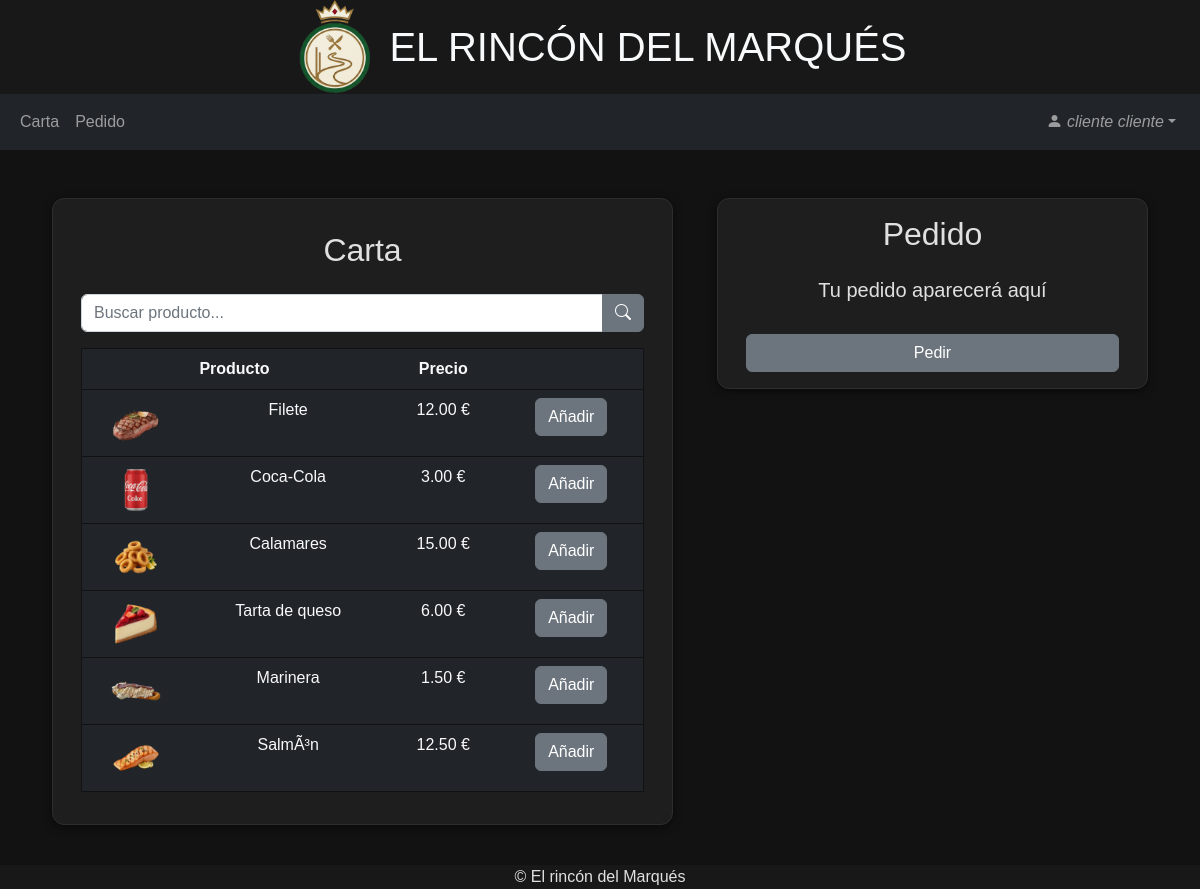
/cliente/carta.php (signed in), run on the app's committed database.
### tables this page shows
CREATE TABLE `producto` (
  `id` int(11) NOT NULL,
  `nombre` varchar(255) NOT NULL,
  `precio` decimal(10,2) NOT NULL,
  `stock` int(11) NOT NULL,
  `estado` int(11) NOT NULL COMMENT '0-Normal 1-Deshabilitado',
  `categoria` int(11) NOT NULL,
  `img` varchar(255) NOT NULL
);

### cliente/carta.php (the view, shortened to what this page needs)
<?php
include("ocuparMesa.php");
?>
<?php
include("../head.php");
?>
<body>
    <?php
    include("../header.php");
    ?>
    <?php
    include("navbarCliente.php");
    ?>
    <section class="d-flex align-items-center">
        <div class="container mt-5">
            <div class="row justify-content-center">
                <div class="col col-lg-7 col-xl-7 mb-3">
                    <div class="row justify-content-center caja text-center p-3">
                        <div class="col-12 mt-3 mb-3">
                            <h2>Carta</h2>
                        </div>
                        <form action="" method='POST'>
                            <div class="col-12 mb-3 input-group">
                                <input type="text" name="producto" id="producto" class="form-control" placeholder="Buscar producto..." value="">
                                <button type="submit" class="btn btn-secondary"><i class="bi bi-search"></i></button>
                            </div>
                        </form>
                        <div class="col-12">
                            <table class="table tabla table-dark text-light">
                                <tr>
                                    <th colspan="2">Producto</th>
                                    <th>Precio</th>
                                    <th></th>
                                </tr>
                                <?php
                                include("../conexion.php");
                                if (isset($_POST['producto'])) {
                                    $producto = $_POST['producto'];
                                    $consulta = "SELECT * FROM producto WHERE NOT stock=0 AND NOT estado=1 AND nombre LIKE '%$producto%'";
                                } else {
                                    $consulta = "SELECT * FROM producto WHERE NOT stock=0 AND NOT estado=1";
                                }
                                $result = mysqli_query($conn, $consulta);
                                while ($row = mysqli_fetch_assoc($result)) {
                                    $nombre = $row['nombre'];
                                    $precio = $row['precio'];
                                    $img = $row['img'];
                                    $id = $row['id'];
                                    echo ("
                                    <form method='POST' action='anadirProducto.php'>
                                    <tr>
                                    <td><img src='$img' width='50'></td>
                                    <td>$nombre</td>
                                    <input type='hidden' name='producto' value='$id'>
                                    <td>$precio €</td>
                                    <td><button type='submit' class='btn btn-secondary'>Añadir</button></td>
                                    </tr>
                                    </form>
                                    ");
                                }
                                ?>
                            </table>
                        </div>
                    </div>
                </div>
                <div class="col-12 col-lg-5 mt-md-0">
                    <form class="row justify-content-center caja text-center p-3" action="pedir.php" method="POST">
                        <div class="col-12">
                            <h2 class="mb-4">Pedido</h2>
                            <?php
                            if (!isset($_SESSION['carrito']) || empty($_SESSION['carrito']))
                                echo ("<h5>Tu pedido aparecerá aquí</h5>");
                            ?>
                            <div class="col-12">
                                <button type="submit" class="btn btn-secondary w-100 mt-3">Pedir</button>
                            </div>
                        </div>
                    </form>
                </div>
            </div>
        </div>
    </section>
    <?php
    include("../footer.php");
    ?>
</body>
</html>

### styles.css (style rules this page uses)
body { font-family: Arial, sans-serif; color: #E0E0E0; background-color: #121212; }
section { min-height: 70vh; }
.caja { background-color: #1E1E1E; box-shadow: 0 2px 8px rgba(0,0,0,0.5); border: 1px solid #2E2E2E; border-radius: 12px; margin: 0px 10px; }
.tabla { border: 1px solid #121212; }

### data on the page
producto: img (picture), nombre "Filete", precio "12.00"
producto: img (picture), nombre "Coca-Cola", precio "3.00"
producto: img (picture), nombre "Calamares", precio "15.00"
producto: img (picture), nombre "Tarta de queso", precio "6.00"
producto: img (picture), nombre "Marinera", precio "1.50"
producto: img (picture), nombre "SalmÃ³n", precio "12.50"

### other printed values
$_SESSION['name'] "cliente cliente"
